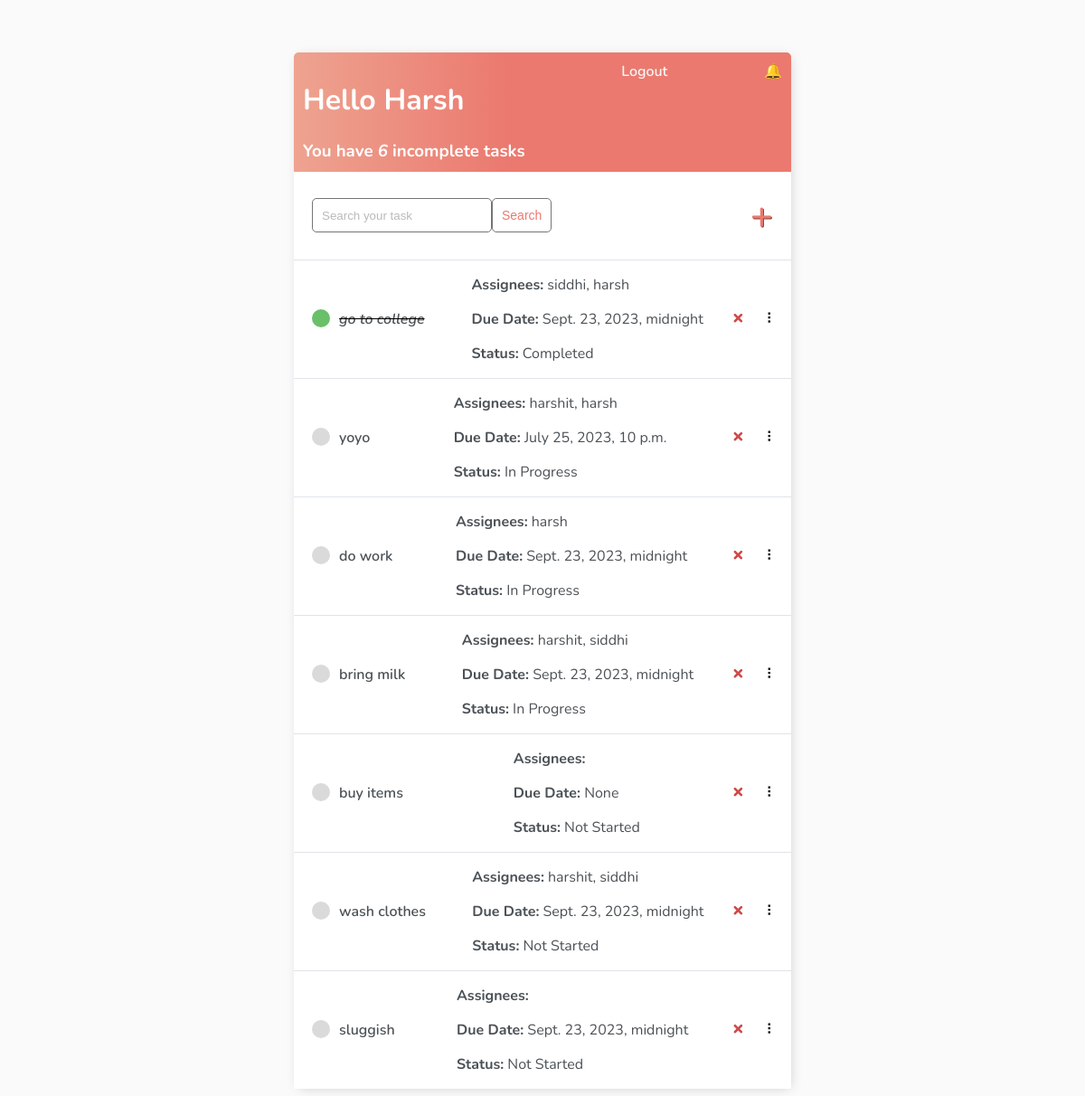
The page / (signed in) on the database its author committed.
### base/models.py (models this page shows, shortened)
class Task(models.Model):
    user = models.ForeignKey(User, on_delete=models.CASCADE, null=True, blank=True)
    title = models.CharField(max_length=200)
    description = models.TextField(null=True, blank=True)
    status = models.CharField(max_length=20, choices=STATUS_CHOICES, default='Not Started')
    created = models.DateTimeField(auto_now_add=True)
    due_date = models.DateTimeField(null=True)
    assignees = models.ManyToManyField(User, default="", related_name='assigned_tasks', blank=True)
    class Meta:
        ordering = ['status']

### base/views.py (the view)
# urls.py: path('', TaskList.as_view(), name='tasks'),
class TaskList(LoginRequiredMixin, ListView):
    model = Task
    context_object_name = 'tasks'
    def get_context_data(self, **kwargs):
        context = super().get_context_data(**kwargs)
        users_in_zones = Task.objects.filter(assignees__id=self.request.user.id)
        context['count'] = context['tasks'].filter(Q(status='Not Started') | Q(status='In Progress')).count()
        search_input = self.request.GET.get('search-area') or ''
        if search_input:
            context['tasks'] = context['tasks'].filter(
                title__contains=search_input)
        context['search_input'] = search_input
        return context

### base/templates/base/task_list.html (shortened to what this page needs)
{% extends 'base/main.html' %}
{% block content %}
<div class="header-bar">
    <div>
        <h1>Hello {{request.user|title}}</h1>
        <h3 style="margin:0">You have <i>{{count}}</i> incomplete task{{ count|pluralize:"s" }}</h3>
    </div>
    {% if request.user.is_authenticated %}
    <a href="{% url 'logout' %}">Logout</a>
    <a href="{% url 'notification-list' %}">
        <span class="notification-icon">&#128276;</span>
    </a>
    {% else %}
    <a href="{% url 'login' %}">Login</a> {% endif %}
</div>
<div id="search-add-wrapper">
    <form method="GET" style="display: flex;">
        <input type='text' name='search-area' placeholder="Search your task" value="{{search_input}}">
        <input class="button" type="submit" value='Search'>
    </form>
    {% if tasks|length > 0 %}
    <a id="add-link" href="{% url 'task-create' %}">&#x2b;</a>
    {% endif %}
</div>
<div id="tasklist" class="task-items-wrapper">
    <form id="reorderForm" method="POST">
        {% for task in tasks %}
        <div class="task-wrapper" data-position="{{task.pk}}">
            <div class="task-title">
                {% if task.status == "Completed" %}
                <div class="task-complete-icon"></div>
                <i><s><a href="{% url 'task-update' task.id %}">{{task.title}}</a></s></i> {% else %}
                <div class="task-incomplete-icon"></div>
                <a href="{% url 'task-update' task.id %}">{{task.title}}</a> {% endif %}
            </div>
            <div class="task-details">
               <p><strong>Assignees:</strong>
                    {% for assignee in task.assignees.all %}
                        {{ assignee.username }}{% if not forloop.last %}, {% endif %}
                    {% endfor %}
                </p>
                <p><strong>Due Date:</strong> {{ task.due_date }}</p>
                <p><strong>Status:</strong> {{ task.status }}</p>
            </div>
            <div class="task-controls">
                <a class="delete-link" href="{% url 'task-delete' task.id %}">&#215;</a>
                <span class="handle">&nbsp;&#10247;</span>
            </div>
        </div>
        {% empty %}
        <div style="text-align: center; padding-bottom: 10px; line-height: 1em;">
            <h3>No new tasks are created.</h3>
            <h3>Create a <a style="text-decoration: none; color: #e53935;" href="{% url 'task-create' %}">New task</a>
                ! </h3>
        </div>
        {% endfor %}
    </form>
</div>
{% endblock content %}

### base/templates/base/main.html (style rules this page uses)
body { background-color: #FAFAFA; font-family: 'Nunito', sans-serif; padding-top: 50px; }
h1, h2, h3, h4, h5, h6, { font-family: 'Raleway', sans-serif; }
a, p { color: #4b5156 }
a { font-weight: 600; }
input { outline: none; border: none; }
.header-bar { display: flex; justify-content: space-between; color: #fff; padding: 10px; border-radius: 5px 5px 0 0; background: linear-gradient(90deg, #EEA390 0%, #EB796F 43%, #EB796F 100%); }
.header-bar a { color: rgb(247, 247, 247); text-decoration: none; }
.task-wrapper { display: flex; align-items: center; justify-content: space-between; background-color: #fff; border-top: 1px solid #dfe4ea; overflow: hidden; }
.task-title { display: flex; padding: 20px; }
.task-title a { text-decoration: none; color: #4b5156; margin-left: 10px; }
.task-complete-icon { height: 20px; width: 20px; background-color: rgb(105, 192, 105); border-radius: 50%; }
.task-incomplete-icon { height: 20px; width: 20px; background-color: rgb(218, 218, 218); border-radius: 50%; }
.delete-link { text-decoration: none; font-weight: 900; color: #cf4949; font-size: 22px; line-height: 0; padding: 20px 0px; }
.handle { display: inline-block; padding: 20px 16px; cursor: grab; user-select: none; }
.handle:after, .handle:before { display: block; content: ""; }
#add-link { color: #EB796F; text-decoration: none; font-size: 42px; text-shadow: 1px 1px #81413b; }
#search-add-wrapper { display: flex; justify-content: space-between; align-items: center; padding: 20px; }
input[type=text], input[type=password], textarea { border: 1px solid #757575; border-radius: 5px; padding: 10px; width: 90%; }
::placeholder { font-weight: 300; opacity: 0.5; }
.button { border: 1px solid #757575; background-color: #FFF; color: #EB796F; padding: 10px; font-size: 14px; border-radius: 5px; cursor: pointer; text-decoration: none; }

### rows shown on the page
Task: title "go to college", due_date "Sept. 23, 2023, midnight", status "Completed"
Task: title "yoyo", due_date "July 25, 2023, 10 p.m.", status "In Progress"
Task: title "do work", due_date "Sept. 23, 2023, midnight", status "In Progress"
Task: title "bring milk", due_date "Sept. 23, 2023, midnight", status "In Progress"
Task: title "buy items", due_date "None", status "Not Started"
Task: title "wash clothes", due_date "Sept. 23, 2023, midnight", status "Not Started"
Task: title "sluggish", due_date "Sept. 23, 2023, midnight", status "Not Started"

### other values the page prints
{{ request.user|title }} "Harsh"
{{ count }} "6"
{{ assignee.username }} "siddhi"
{{ assignee.username }} "harsh"
{{ assignee.username }} "harshit"
